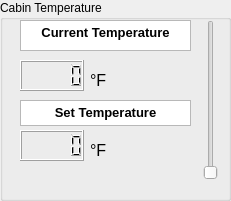
     <widget class="QGroupBox" name="temp_box">
      <property name="geometry">
       <rect>
        <x>260</x>
        <y>370</y>
        <width>231</width>
        <height>201</height>
       </rect>
      </property>
      <property name="title">
       <string>Cabin Temperature</string>
      </property>
      <widget class="QLCDNumber" name="current_temp_display">
       <property name="geometry">
        <rect>
         <x>20</x>
         <y>60</y>
         <width>64</width>
         <height>31</height>
        </rect>
       </property>
      </widget>
      <widget class="QLabel" name="f_txt">
       <property name="geometry">
        <rect>
         <x>90</x>
         <y>70</y>
         <width>31</width>
         <height>21</height>
        </rect>
       </property>
       <property name="font">
        <font>
         <pointsize>12</pointsize>
        </font>
       </property>
       <property name="text">
        <string>°F</string>
       </property>
      </widget>
      <widget class="QSlider" name="temp_slider">
       <property name="geometry">
        <rect>
         <x>200</x>
         <y>20</y>
         <width>22</width>
         <height>160</height>
        </rect>
       </property>
       <property name="orientation">
        <enum>Qt::Vertical</enum>
       </property>
      </widget>
      <widget class="QLabel" name="f_txt_2">
       <property name="geometry">
        <rect>
         <x>90</x>
         <y>140</y>
         <width>31</width>
         <height>21</height>
        </rect>
       </property>
       <property name="font">
        <font>
         <pointsize>12</pointsize>
        </font>
       </property>
       <property name="text">
        <string>°F</string>
       </property>
      </widget>
      <widget class="QLCDNumber" name="set_temp_display">
       <property name="geometry">
        <rect>
         <x>20</x>
         <y>130</y>
         <width>64</width>
         <height>31</height>
        </rect>
       </property>
      </widget>
      <widget class="QTextBrowser" name="current_temp_txt">
       <property name="geometry">
        <rect>
         <x>20</x>
         <y>20</y>
         <width>171</width>
         <height>31</height>
        </rect>
       </property>
       <property name="font">
        <font>
         <pointsize>11</pointsize>
         <weight>75</weight>
         <bold>true</bold>
        </font>
       </property>
       <property name="verticalScrollBarPolicy">
        <enum>Qt::ScrollBarAlwaysOff</enum>
       </property>
       <property name="horizontalScrollBarPolicy">
        <enum>Qt::ScrollBarAlwaysOff</enum>
       </property>
       <property name="html">
        <string>&lt;!DOCTYPE HTML PUBLIC &quot;-//W3C//DTD HTML 4.0//EN&quot; &quot;http://www.w3.org/TR/REC-html40/strict.dtd&quot;&gt;
&lt;html&gt;&lt;head&gt;&lt;meta name=&quot;qrichtext&quot; content=&quot;1&quot; /&gt;&lt;style type=&quot;text/css&quot;&gt;
p, li { white-space: pre-wrap; }
&lt;/style&gt;&lt;/head&gt;&lt;body style=&quot; font-family:'MS Shell Dlg 2'; font-size:11pt; font-weight:600; font-style:normal;&quot;&gt;
&lt;p align=&quot;center&quot; style=&quot; margin-top:0px; margin-bottom:0px; margin-left:0px; margin-right:0px; -qt-block-indent:0; text-indent:0px;&quot;&gt;&lt;span style=&quot; font-family:'Segoe UI'; font-size:10pt; font-weight:696;&quot;&gt;Current Temperature&lt;/span&gt;&lt;/p&gt;&lt;/body&gt;&lt;/html&gt;</string>
       </property>
      </widget>
      <widget class="QTextBrowser" name="set_temp_txt">
       <property name="geometry">
        <rect>
         <x>20</x>
         <y>100</y>
         <width>171</width>
         <height>26</height>
        </rect>
       </property>
       <property name="font">
        <font>
         <pointsize>11</pointsize>
         <weight>75</weight>
         <bold>true</bold>
        </font>
       </property>
       <property name="verticalScrollBarPolicy">
        <enum>Qt::ScrollBarAlwaysOff</enum>
       </property>
       <property name="horizontalScrollBarPolicy">
        <enum>Qt::ScrollBarAlwaysOff</enum>
       </property>
       <property name="html">
        <string>&lt;!DOCTYPE HTML PUBLIC &quot;-//W3C//DTD HTML 4.0//EN&quot; &quot;http://www.w3.org/TR/REC-html40/strict.dtd&quot;&gt;
&lt;html&gt;&lt;head&gt;&lt;meta name=&quot;qrichtext&quot; content=&quot;1&quot; /&gt;&lt;style type=&quot;text/css&quot;&gt;
p, li { white-space: pre-wrap; }
&lt;/style&gt;&lt;/head&gt;&lt;body style=&quot; font-family:'MS Shell Dlg 2'; font-size:11pt; font-weight:600; font-style:normal;&quot;&gt;
&lt;p align=&quot;center&quot; style=&quot; margin-top:0px; margin-bottom:0px; margin-left:0px; margin-right:0px; -qt-block-indent:0; text-indent:0px;&quot;&gt;&lt;span style=&quot; font-size:10pt;&quot;&gt;Set Temperature&lt;/span&gt;&lt;/p&gt;&lt;/body&gt;&lt;/html&gt;</string>
       </property>
      </widget>
     </widget>
